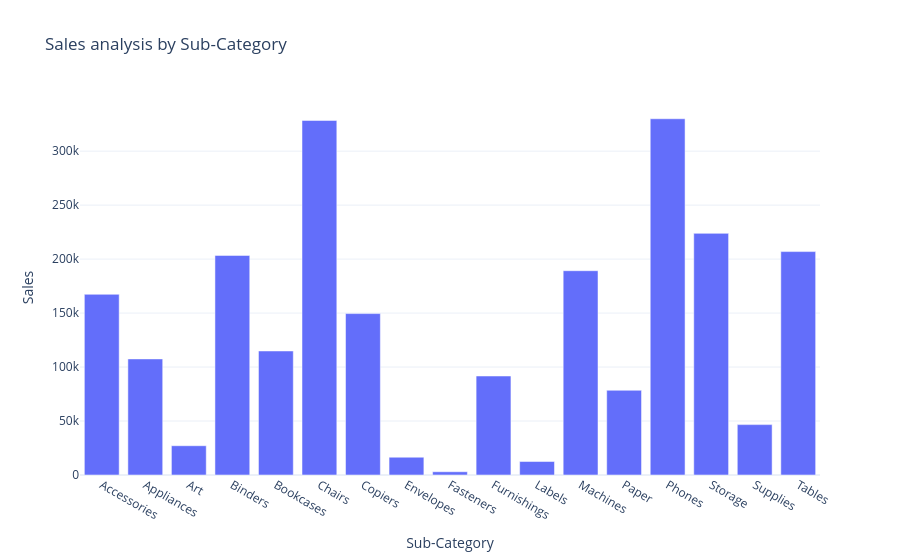

Source (notebook cell):
### Markdown cell above
# Q.3 Sales Analysis By Sub-Category

### Code cell
sales_by_Subcategory = data.groupby('Sub-Category')['Sales'].sum().reset_index()

fig = px.bar(sales_by_Subcategory , x = 'Sub-Category', y = 'Sales',title='Sales analysis by Sub-Category' )
fig.show()

### Figure 1 — Plotly figure (JSON) as saved in the notebook; plotly's stock layout.template omitted (floating-point values rounded to 4 significant figures)
{"data": [{"hovertemplate": "Sub-Category=%{x}<br>Sales=%{y}<extra></extra>", "legendgroup": "", "marker": {"color": "#636efa", "pattern": {"shape": ""}}, "name": "", "orientation": "v", "showlegend": false, "textposition": "auto", "type": "bar", "x": ["Accessories", "Appliances", "Art", "Binders", "Bookcases", "Chairs", "Copiers", "Envelopes", "Fasteners", "Furnishings", "Labels", "Machines", "Paper", "Phones", "Storage", "Supplies", "Tables"], "xaxis": "x", "y": [167400.0, 107500.0, 27120.0, 203400.0, 114900.0, 328400.0, 149500.0, 16480.0, 3024.0, 91710.0, 12490.0, 189200.0, 78480.0, 330000.0, 223800.0, 46670.0, 207000.0], "yaxis": "y"}], "layout": {"barmode": "relative", "legend": {"tracegroupgap": 0}, "title": {"text": "Sales analysis by Sub-Category"}, "xaxis": {"anchor": "y", "domain": [0, 1], "title": {"text": "Sub-Category"}}, "yaxis": {"anchor": "x", "domain": [0, 1], "title": {"text": "Sales"}}}}
